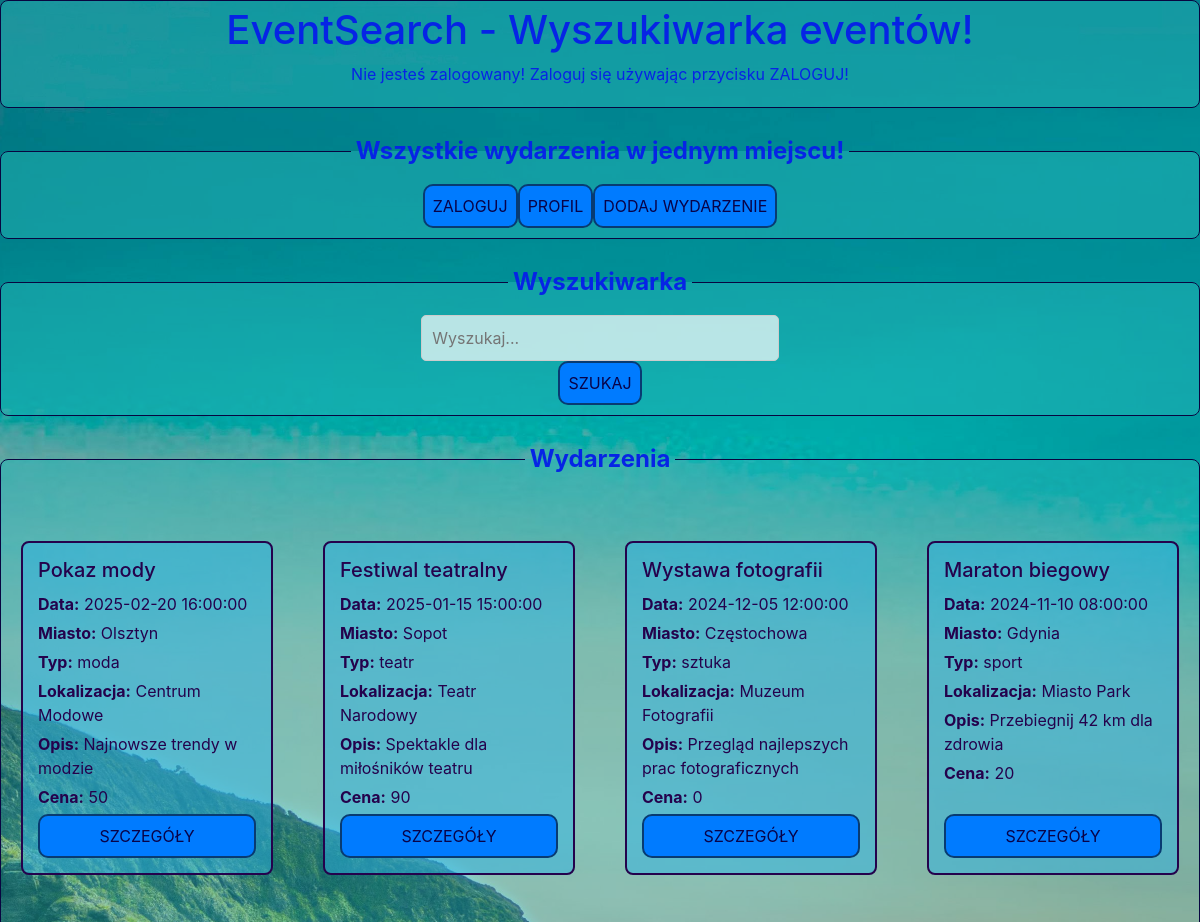
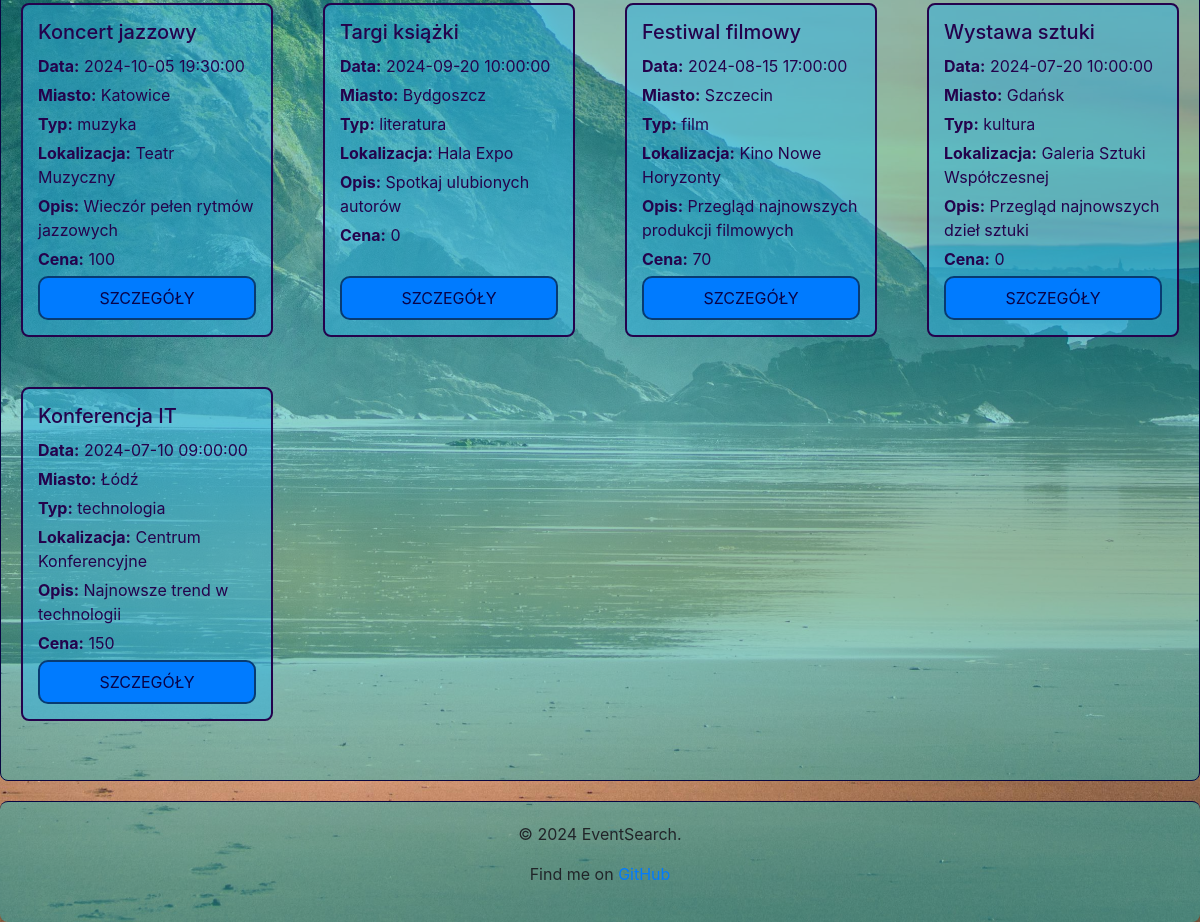
The page /views/index.php on the database its author committed (2 pictures, top to bottom).
### tables this page shows
CREATE TABLE EVENTS(
     id INT AUTO_INCREMENT PRIMARY KEY,
    name VARCHAR(100),
    is_deleted BOOLEAN,
    event_date DATETIME,
    event_city VARCHAR(50),
    type VARCHAR(50),
    location VARCHAR(50),
    cena REAL,
    short_desc VARCHAR(150),
    long_desc VARCHAR(2000),
    creator_id INT,
    create_date DATETIME,
    operation_date DATETIME,
    FOREIGN KEY(creator_id) REFERENCES Users(id)
);

### php_scripts/session_index.php (called while the page is built, shortened)
<?php
if (!isset($_SESSION['last_activity'])) {$user_message =  "Nie jesteś zalogowany! Zaloguj się używając przycisku ZALOGUJ!";}
?>

### db_scripts/event/event_search.php (the view, shortened to what this page needs)
<?php
include '../php_scripts/connection.php';
$whereClause = "is_deleted = 0 AND event_date > DATE_SUB(CURDATE(), INTERVAL 1 DAY)";
$sql = "SELECT * FROM events WHERE $whereClause ORDER BY event_date DESC";
$result = $conn->query($sql);
?>
<field class="container">
    <div class="row events-grid">
        <?php
        if ($result && mysqli_num_rows($result) > 0) {
            while ($row = mysqli_fetch_assoc($result)) {
                echo "<div class='event-card'>";
                echo "<h2>{$row["name"]}</h2>";
                echo "<p><strong>Data:</strong> {$row["event_date"]}</p>";
                echo "<p><strong>Miasto:</strong> {$row["event_city"]}</p>";
                echo "<p><strong>Typ:</strong> {$row["type"]}</p>";
                echo "<p><strong>Lokalizacja:</strong> {$row["location"]}</p>";
                echo "<p><strong>Opis:</strong> {$row["short_desc"]}</p>";
                echo "<p><strong>Cena:</strong> {$row["cena"]}</p>";
                echo "<button onclick=\"window.location.href='event_details.php?event_id={$row["id"]}'\">SZCZEGÓŁY</button>";
                echo "</div>";
            }
        } else {
            echo "<div class='results_item'>Brak wydarzeń</div>";
        }
        ?>
    </div>
    </field>

### views/index.php (shortened to what this page needs)
<?php
include '../php_scripts/connection.php';
include '../php_scripts/session_index.php';
?>
<!DOCTYPE html>
<html lang="pl" class="document">
<head>
    <link rel="stylesheet" href="https://stackpath.bootstrapcdn.com/bootstrap/4.5.2/css/bootstrap.min.css">
    <link rel="stylesheet" href="../assets/css/style.css">
</head>
<body class="content">
    <header class="header">
        <h1>EventSearch - Wyszukiwarka eventów!</h1>
        <p><?php echo $user_message; ?></p>
    </header>
    <fieldset class="section">
        <legend class="section_legend">Wszystkie wydarzenia w jednym miejscu!</legend>
        <nav id="nav_index" class="navigation">
            <ul class="navigation-list-buttons">
                <li class="navigation-list-li"><?php if (!isset($_SESSION['user_id'])) { ?> <button onclick="window.location.href='login.php'" class='button_login'>ZALOGUJ</button> <?php } ?></li>
                <li class="navigation-list-li"><button onclick="window.location.href='profile.php'" class="button_profile">PROFIL</button></li>
                <li class="navigation-list-li"><button onclick="window.location.href='add_event_form.php'" class="button_add">DODAJ WYDARZENIE</button></li>
            </ul>
        </nav>
    </fieldset>
    <fieldset class="section">
        <legend class="section_legend">Wyszukiwarka</legend>
        <form class="search_form" method="get" action="index.php">
            <input type="text" name="search" class="field_input search_input" placeholder="Wyszukaj...">
            <button type="submit" class="button_search">SZUKAJ</button>
        </form>
    </fieldset>
    <fieldset class="section">
        <legend class="section_legend">Wydarzenia</legend>
        <?php include '../db_scripts/event/event_search.php'; ?>
    </fieldset>
    <footer class="footer">
        <p>&copy; 2024 EventSearch.</p>
        <p>Find me on <a href="https://github.com/idzi-m" target="_blank">GitHub</a></p>
    </footer>
</body>
</html>

### assets/css/style.css (style rules this page uses)
.document { font-family: Arial, sans-serif; color: #02074c; }
.content { background-image: url('../images/pexels-punchbrandstock-977737.jpg'); background-color: #9cc1d3; background-size: cover; background-position: center; background-repeat:no-repeat; }
.header { text-align: center; justify-content: center; color: rgb(6, 36, 229); width: 0.98vm; margin-bottom: 20px; padding: 5px; border: 1px solid #080540; background-color: rgba(37, 182, 184, 0.5); border-radius: 8px; }
.footer { text-align: center; padding: 20px; background-color: rgba(37, 182, 184, 0.5); border-top: 1px solid #080540; margin-top: 20px; border-radius: 8px; }
.footer a { color: #007bff; text-decoration: none; }
.section { text-align: center; justify-content: center; width: 0.98vm; margin-bottom: 20px; padding: 10px; border: 1px solid #080540; background-color: rgba(37, 182, 184, 0.5); border-radius: 8px; }
.section_legend { font-weight: bold; color: rgb(6, 36, 229); margin: auto; padding: 5px; width: fit-content; text-align: center; }
button { padding: 8px; background-color: #007bff; color: #080348; border: 2px solid #083b72; cursor: pointer; border-radius: 10px; transition: background-color 0.3s; }
.field_input { padding: 8px; width: 200px; background-color: rgba(255, 255, 255, 0.7); }
.search_form { display: inline-block; }
a { color: #007bff; text-decoration: none; }
.navigation-list-buttons { display: flex; flex-wrap: wrap; flex-direction: row; justify-content: center; margin: 0px; padding: 0px; }
.navigation-list-li { display: block; margin: 0px; }
.events-grid { display: grid; grid-template-columns: repeat(auto-fit, minmax(250px, 1fr)); gap: 20px; padding: 10px; }
.event-card { background-color: rgba(49, 180, 228, 0.5); padding: 15px; max-width: 300px; border: 2px solid #24024c; border-radius: 8px; text-align: left; display: flex; flex-direction: column; justify-content: space-between; margin: 15px; }
.event-card h2 { color: #24024c; font-size: 20px; margin-bottom: 10px; }
.event-card p { color: #24024c; font-size: 16px; margin-bottom: 5px; }
.event-card button { padding: 8px; background-color: #007bff; color: #080348; border: 2px solid #083b72; cursor: pointer; border-radius: 10px; transition: background-color 0.3s; display:block; text-align: center; margin-top: auto; }
.field_input { padding: 10px; border: 1px solid #ccc; border-radius: 5px; width: 100%; box-sizing: border-box; }

### rows shown on the page
events: name "Pokaz mody", event_date "2025-02-20 16:00:00", event_city "Olsztyn", type "moda", location "Centrum Modowe", short_desc "Najnowsze trendy w modzie", cena "50"
events: name "Festiwal teatralny", event_date "2025-01-15 15:00:00", event_city "Sopot", type "teatr", location "Teatr Narodowy", short_desc "Spektakle dla miłośników teatru", cena "90"
events: name "Wystawa fotografii", event_date "2024-12-05 12:00:00", event_city "Częstochowa", type "sztuka", location "Muzeum Fotografii", short_desc "Przegląd najlepszych prac fotograficznych", cena "0"
events: name "Maraton biegowy", event_date "2024-11-10 08:00:00", event_city "Gdynia", type "sport", location "Miasto Park", short_desc "Przebiegnij 42 km dla zdrowia", cena "20"
events: name "Koncert jazzowy", event_date "2024-10-05 19:30:00", event_city "Katowice", type "muzyka", location "Teatr Muzyczny", short_desc "Wieczór pełen rytmów jazzowych", cena "100"
events: name "Targi książki", event_date "2024-09-20 10:00:00", event_city "Bydgoszcz", type "literatura", location "Hala Expo", short_desc "Spotkaj ulubionych autorów", cena "0"
events: name "Festiwal filmowy", event_date "2024-08-15 17:00:00", event_city "Szczecin", type "film", location "Kino Nowe Horyzonty", short_desc "Przegląd najnowszych produkcji filmowych", cena "70"
events: name "Wystawa sztuki", event_date "2024-07-20 10:00:00", event_city "Gdańsk", type "kultura", location "Galeria Sztuki Współczesnej", short_desc "Przegląd najnowszych dzieł sztuki", cena "0"
events: name "Konferencja IT", event_date "2024-07-10 09:00:00", event_city "Łódź", type "technologia", location "Centrum Konferencyjne", short_desc "Najnowsze trend w technologii", cena "150"

### other values the page prints
$user_message "Nie jesteś zalogowany! Zaloguj się używając przycisku ZALOGUJ!"
